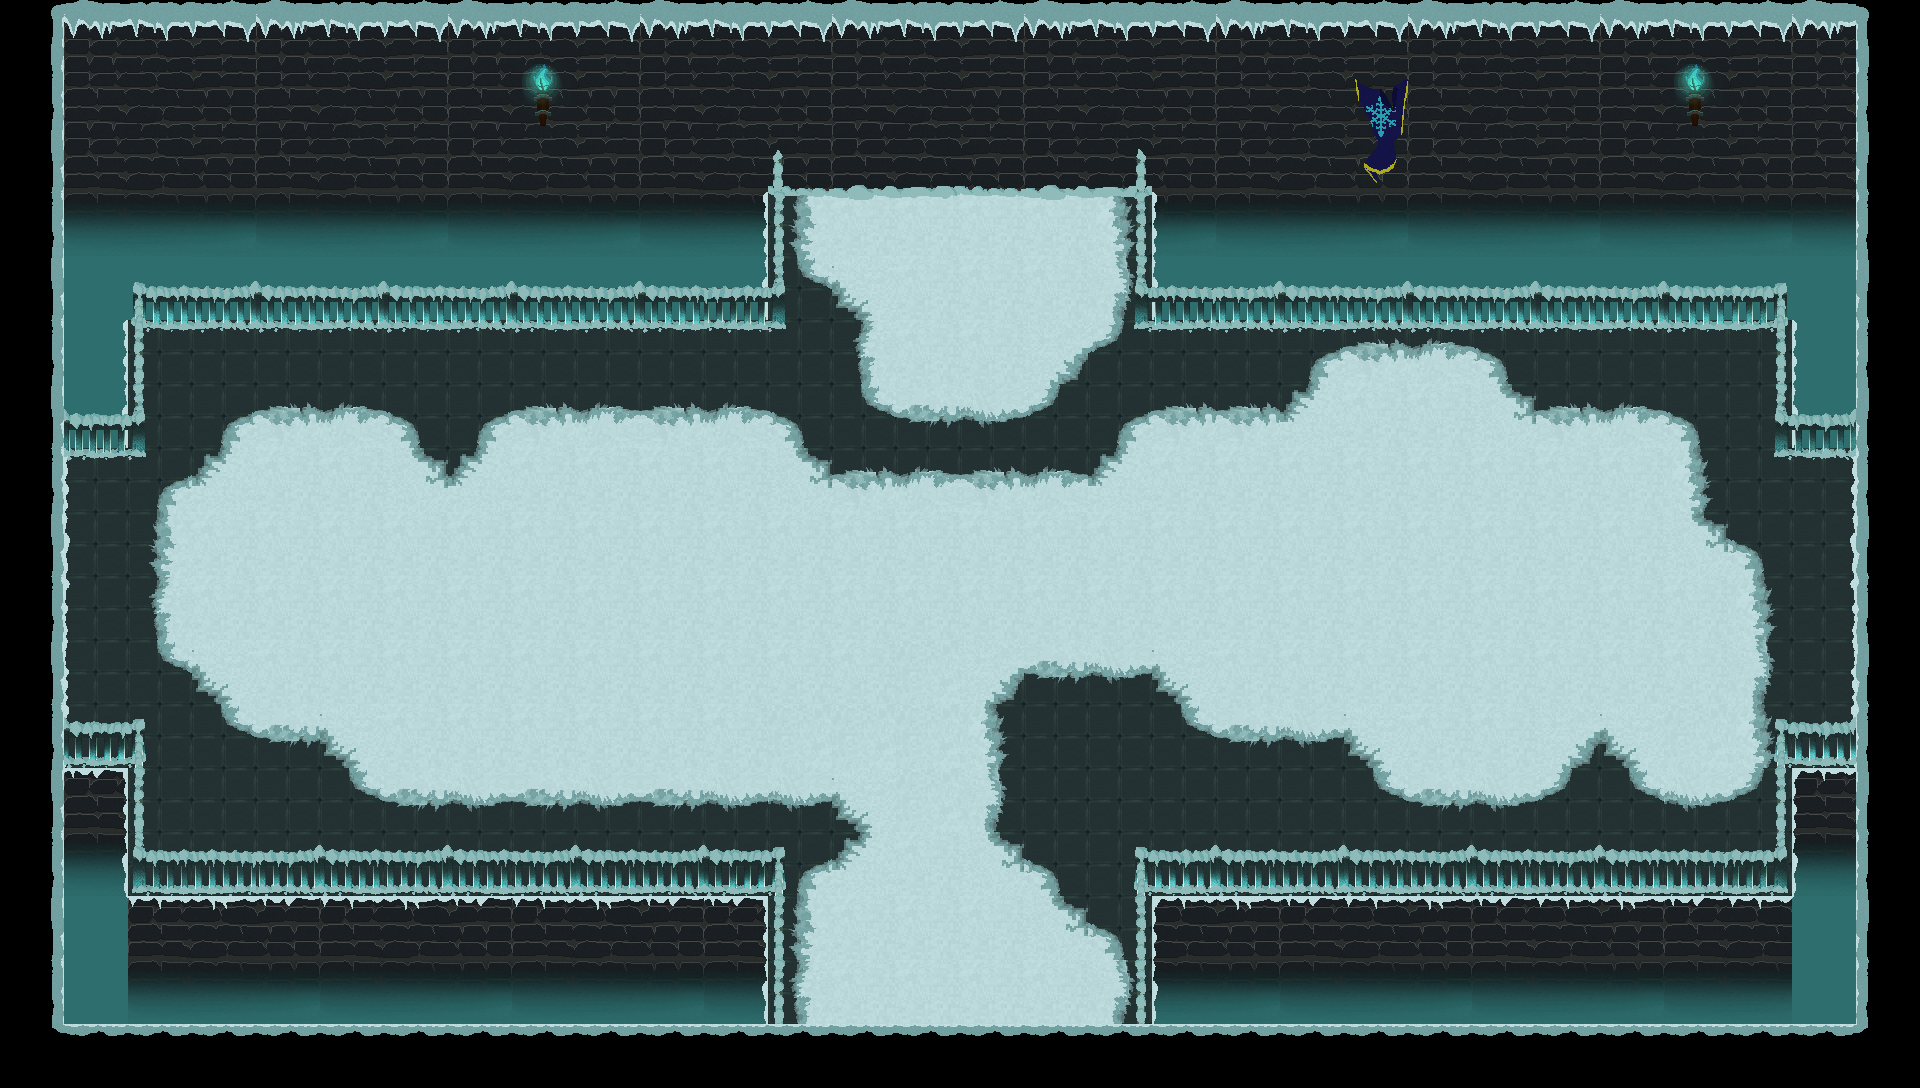

Tiled map render using the project's own tile images. Description and the map definition, with tile-layer contents summarised, below:
An orthogonal 30x17 tile map with 64x64 px tiles, 6 tile layers (walls and floors, snow, shadows, fences background, ...), 2 tilesets and 17 objects.

<map version="1.2" tiledversion="1.3.3" orientation="orthogonal" renderorder="right-down" width="30" height="17" tilewidth="64" tileheight="64" infinite="0" nextlayerid="8" nextobjectid="20">
 <editorsettings>
  <export target="Map3.lua" format="lua" />
 </editorsettings>
 <tileset firstgid="1" source="template icetoria.tsx" />
 <tileset firstgid="481" source="../../../Graph/Thomas/assets test/assets dungeon/maps/template icetoria.tsx" />
 <layer id="1" name="walls and floors" width="30" height="17">
  <properties>
   <property name="background" type="bool" value="true" />
  </properties>
  <data>[510 cells, 510 non-empty, 23 distinct tile ids]</data>
 </layer>
 <layer id="3" name="snow" width="30" height="17">
  <properties>
   <property name="background" type="bool" value="true" />
  </properties>
  <data>[510 cells, 258 non-empty, 36 distinct tile ids]</data>
 </layer>
 <layer id="4" name="shadows" width="30" height="17">
  <properties>
   <property name="background" type="bool" value="true" />
  </properties>
  <data>[510 cells, 6 non-empty, 3 distinct tile ids]</data>
 </layer>
 <layer id="2" name="fences background" width="30" height="17">
  <properties>
   <property name="background" type="bool" value="true" />
  </properties>
  <data>[510 cells, 62 non-empty, 24 distinct tile ids]</data>
 </layer>
 <layer id="7" name="assets" width="30" height="17">
  <properties>
   <property name="background" type="bool" value="true" />
  </properties>
  <data>[510 cells, 4 non-empty, 3 distinct tile ids]</data>
 </layer>
 <layer id="5" name="fences foreground" width="30" height="17">
  <properties>
   <property name="foreground" type="bool" value="true" />
  </properties>
  <data>[510 cells, 26 non-empty, 9 distinct tile ids]</data>
 </layer>
 <objectgroup id="6" name="Calque d'objets 1">
  <object id="1" x="64" y="262" width="80" height="192">
   <properties>
    <property name="walk" type="bool" value="true" />
   </properties>
  </object>
  <object id="2" x="64" y="262" width="720" height="64">
   <properties>
    <property name="walk" type="bool" value="true" />
   </properties>
  </object>
  <object id="3" x="704" y="128" width="80" height="197">
   <properties>
    <property name="walk" type="bool" value="true" />
   </properties>
  </object>
  <object id="4" x="1136" y="128" width="80" height="197">
   <properties>
    <property name="walk" type="bool" value="true" />
   </properties>
  </object>
  <object id="7" x="1136" y="262" width="720" height="64">
   <properties>
    <property name="walk" type="bool" value="true" />
   </properties>
  </object>
  <object id="8" x="1775" y="262" width="81" height="192">
   <properties>
    <property name="walk" type="bool" value="true" />
   </properties>
  </object>
  <object id="9" x="1776" y="757" width="80" height="191">
   <properties>
    <property name="walk" type="bool" value="true" />
   </properties>
  </object>
  <object id="10" x="64" y="757" width="80" height="191">
   <properties>
    <property name="walk" type="bool" value="true" />
   </properties>
  </object>
  <object id="11" x="704" y="885" width="80" height="203">
   <properties>
    <property name="walk" type="bool" value="true" />
   </properties>
  </object>
  <object id="12" x="1136" y="885" width="80" height="203">
   <properties>
    <property name="walk" type="bool" value="true" />
   </properties>
  </object>
  <object id="13" x="1136" y="884" width="720" height="64">
   <properties>
    <property name="walk" type="bool" value="true" />
   </properties>
  </object>
  <object id="14" x="64" y="884" width="720" height="64">
   <properties>
    <property name="walk" type="bool" value="true" />
   </properties>
  </object>
  <object id="15" x="0" y="128" width="64" height="960">
   <properties>
    <property name="shoot" type="bool" value="true" />
    <property name="walk" type="bool" value="true" />
   </properties>
  </object>
  <object id="16" x="1856" y="128" width="64" height="960">
   <properties>
    <property name="shoot" type="bool" value="true" />
    <property name="walk" type="bool" value="true" />
   </properties>
  </object>
  <object id="17" x="64" y="64" width="1792" height="64">
   <properties>
    <property name="shoot" type="bool" value="true" />
   </properties>
  </object>
  <object id="18" x="64" y="1024" width="1792" height="64">
   <properties>
    <property name="shoot" type="bool" value="true" />
    <property name="walk" type="bool" value="true" />
   </properties>
  </object>
  <object id="19" x="704" y="128" width="512" height="64">
   <properties>
    <property name="walk" type="bool" value="true" />
   </properties>
  </object>
 </objectgroup>
</map>